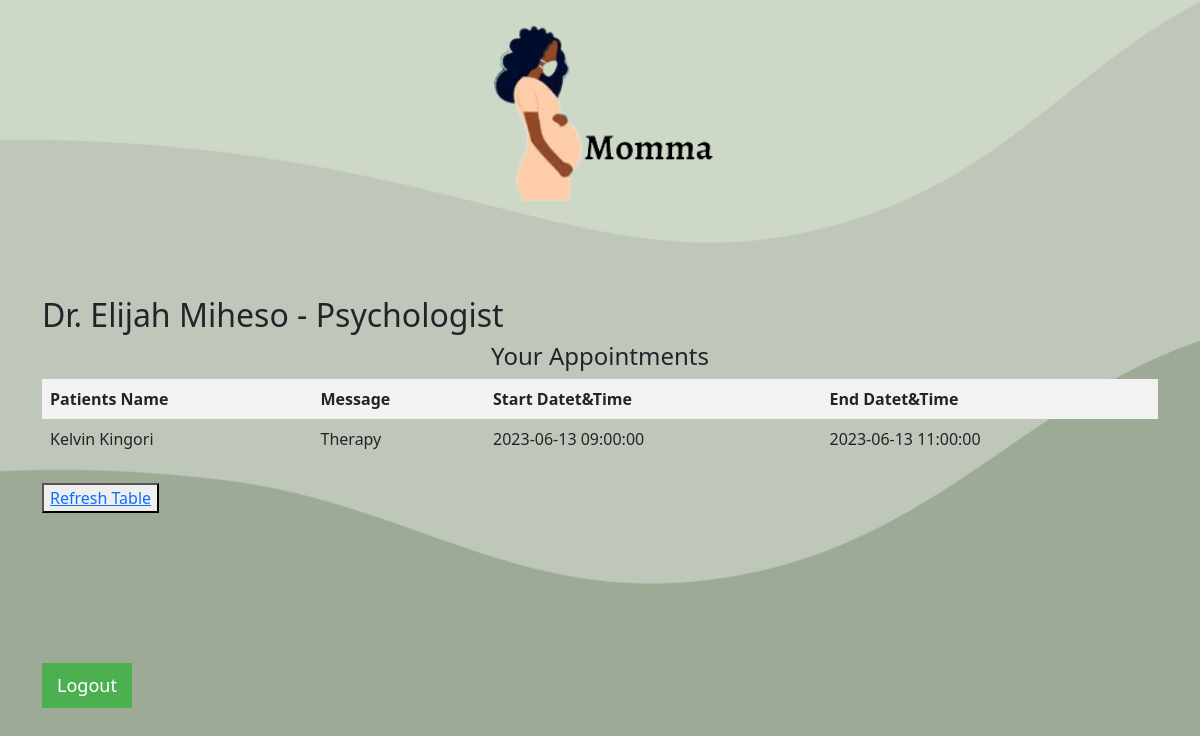
Page /doctor_view (signed in) on the committed database.
### index/models.py (models this page shows, shortened)
class Doctor(db.Model):
    id = db.Column(db.Integer, primary_key=True)
    name = db.Column(db.String(50), unique=True,nullable=False)
    email = db.Column(db.String(100), unique=True, nullable=False)
    specialization = db.Column(db.String(100), nullable=False)
    password = db.Column(db.String(120), nullable=False)
    time_slots = db.relationship('Timeslot', backref='doctor', lazy=True)
    appointments = db.relationship('Appointment', backref='doctor', lazy=True)

class Appointment(db.Model):
    id = db.Column(db.Integer, primary_key=True)
    name = db.Column(db.String(50), nullable=False)
    email = db.Column(db.String(120), nullable=False)
    message = db.Column(db.Text, nullable=False)
    time_created = db.Column(db.DateTime, nullable=False, default=datetime.now)
    user_id = db.Column(db.Integer, db.ForeignKey('user.id'), nullable=False)
    doctor_id = db.Column(db.Integer, db.ForeignKey('doctor.id'), nullable=False)
    timeslot_id = db.Column(db.Integer, db.ForeignKey('timeslot.id'), nullable=False)
    timeslot = db.relationship('Timeslot', backref='appointments')

class Timeslot(db.Model):
    id = db.Column(db.Integer, primary_key=True)
    doctor_id = db.Column(db.Integer, db.ForeignKey('doctor.id'), nullable=False)
    start_time = db.Column(db.DateTime)
    end_time = db.Column(db.DateTime)
    is_booked = db.Column(db.Boolean, default=False)

### index/routes.py (the view)
@app.route("/doctor_view")
def doctor_view():
    name = session['username']
    doctor = Doctor.query.filter_by(name=name).first()
    appointments = Appointment.query.filter_by(doctor_id=doctor.id).all()
    return render_template('doctor_view_appointments.html', doctor=doctor, appointments=appointments)

### index/templates/doctor_view_appointments.html (shortened to what this page needs)
{% extends 'main2.html'%}
{% block content%}
<h2>Dr. {{ doctor.name }} - {{ doctor.specialization }}</h2>
<h4 style="text-align: center;">Your Appointments</h4>
    <table>
        <thead>
            <tr>
                <th>Patients Name</th>
                <th>Message</th>
                <th>Start Datet&Time</th>
                <th>End Datet&Time</th>
            </tr>
        </thead>
        <tbody>
            {% for appointment in doctor.appointments %}
                <tr>
                    <td>{{ appointment.name }}</td>
                    <td>{{ appointment.message }}</td>
                    <td>{{ appointment.timeslot.start_time}}</td>
                    <td>{{ appointment.timeslot.end_time}}</td>
                </tr>
            {% endfor %}
        </tbody>
    </table>
    <br>
    <button><a href="/doctor_view">Refresh Table</a></button>
    <a href="{{url_for('logout')}}" onclick="return confirm('Are you sure you want to logout?');">
        <button class="logout-button logout-button:hover">Logout</button>
    </a>
{%endblock%}

### index/static/css/static.css (style rules this page uses)
.logout-button { background-color: #4CAF50; color: white; padding: 9px 15px; margin: 0px 0; border: none; cursor: pointer; font-size: 18px; }
table { width: 100%; border-collapse: collapse; }
th, td { border: 1px solid #dddddd; padding: 8px; text-align: left; }
th { background-color: #f2f2f2; font-weight: bold; }

### rows in the picture
Doctor: name "Elijah Miheso", specialization "Psychologist"
Appointment: name "Kelvin Kingori", message "Therapy", timeslot.start_time "2023-06-13 09:00:00", timeslot.end_time "2023-06-13 11:00:00"
